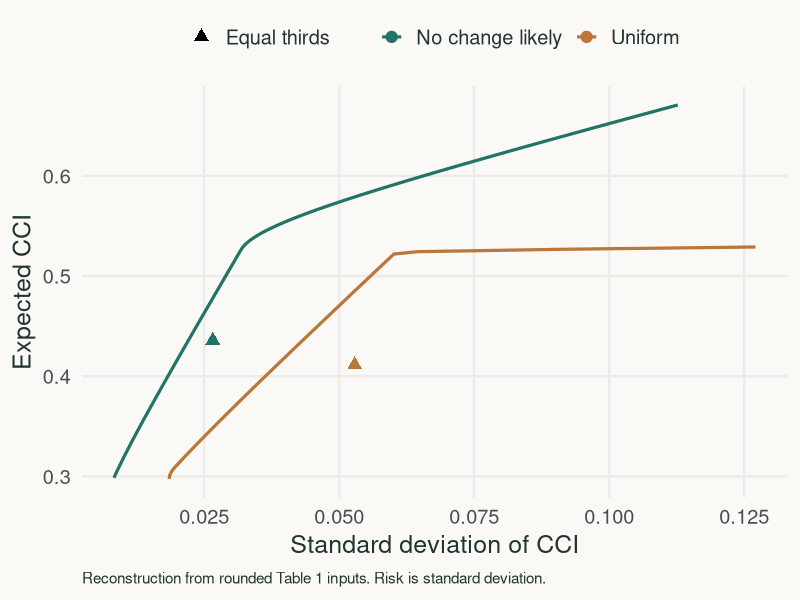
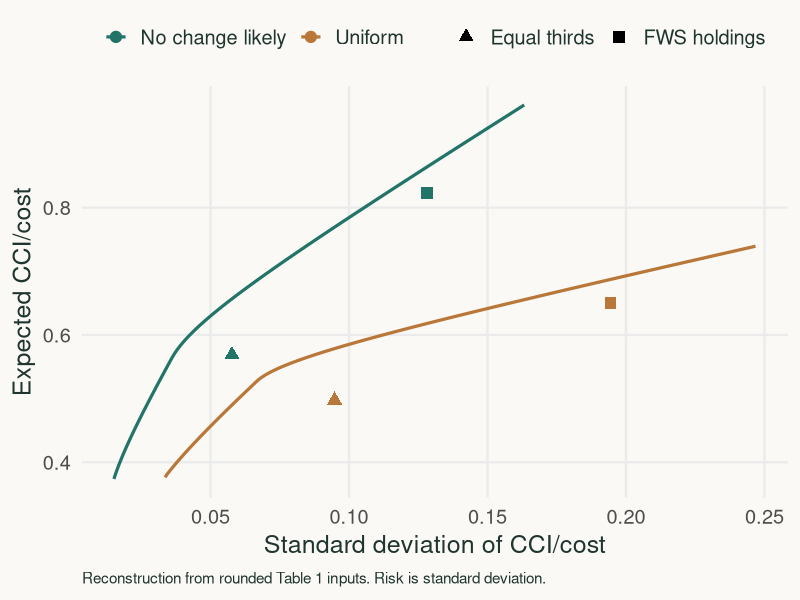
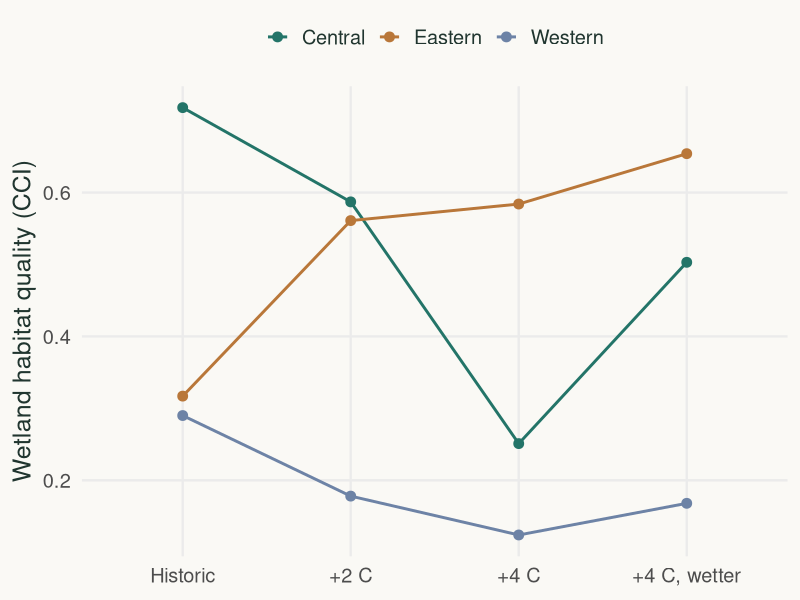
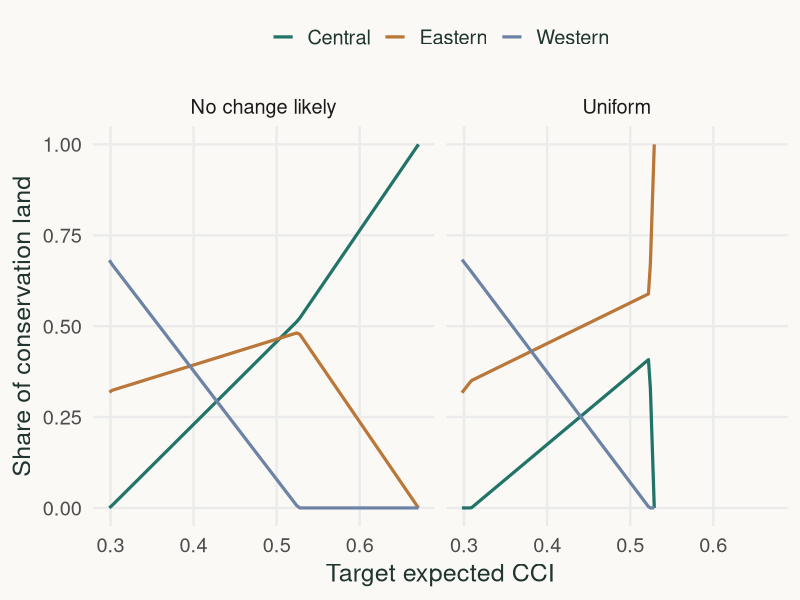

Recreate these plots in R, in order.
# Ando and Mallory (2012): conservation portfolios under climate uncertainty
# AREC 615. Run numbered sections in order in RStudio, or source this file.
# From the repository root: Rscript modules/nonlinear_programming/Ando/AM_model.R
# Dependencies: install.packages(c("nloptr", "ggplot2"))
# No downloads or file writes. Results and ggplot objects remain in memory.
#
# SOURCE: references/Ando-portfolio_design.pdf, Tables 1-2, equations 1-5.
# DOI: https://doi.org/10.1073/pnas.1114653109
# STATUS: reconstruction from rounded Table 1 inputs, NOT exact replication.
# Do not calibrate inputs to match Table 2: publication discrepancies are
# exposed in paper_audit and budget_audit below. reproduce_SI.R audits the SI
# and reproduces Figure 3 using inferred two-decimal moment rounding.
#
# Reproducibility search (2026-10-08): the paper used MATLAB R2011a frontcon.
# Publisher supplements: pnas.201114653SI.pdf (Table S1), sd01.xlsx (Dataset S1).
# https://www.pnas.org/doi/suppl/10.1073/pnas.1114653109
# No author-issued code package located. Seong Yun's later portn package
# includes an Ando-Mallory example: https://github.com/ysd2004/portn
# Its rounded moment inputs are not used here. We derive moments from outcomes.
# The supplied SI contains result tables rather than MATLAB source code.

library(nloptr)
library(ggplot2)

# 1. Read the scenario table -----------------------------------------------
# Rows are possible JOINT climate futures, not repeated annual observations.
# Columns are regions. A single climate scenario applies to all three regions.
regions <- c("Western", "Central", "Eastern")
scenarios <- c("Historic", "+2 C", "+4 C", "+4 C, wetter")
CCI <- matrix(c(
  0.290, 0.718, 0.317,
  0.178, 0.587, 0.561,
  0.124, 0.251, 0.584,
  0.168, 0.503, 0.654
), nrow = 4, byrow = TRUE, dimnames = list(scenarios, regions))

# Table 1 units: THOUSAND dollars per acre. Keep these units for Figure 3.
cost <- matrix(c(
  0.601, 0.697, 1.210,
  0.631, 0.720, 1.230,
  0.631, 0.720, 1.230,
  0.536, 0.659, 1.200
), nrow = 4, byrow = TRUE, dimnames = list(scenarios, regions))
probabilities <- list(
  "No change likely" = c(0.80, 0.10, 0.05, 0.05),
  "Uniform" = rep(0.25, 4)
)
returns <- list("CCI" = CCI, "CCI/cost" = CCI / cost)
# E[CCI/cost] generally differs from E[CCI]/E[cost]. Divide FIRST.

# 2. Calculate means and covariance ----------------------------------------
portfolio_moments <- function(R, p) {
  stopifnot(is.matrix(R), all(is.finite(R)), length(p) == nrow(R),
            all(is.finite(p)), all(p >= 0), abs(sum(p) - 1) < 1e-10)
  mu <- drop(crossprod(p, R))
  names(mu) <- colnames(R)
  deviations <- sweep(R, 2, mu, "-")
  # Population covariance under the assumed probabilities: no n-1 correction.
  Sigma <- crossprod(deviations, sweep(deviations, 1, p, "*"))
  list(mu = mu, Sigma = Sigma, R = R, p = p)
}

moments_example <- portfolio_moments(CCI, probabilities$Uniform)
moments_example$mu
moments_example$Sigma
cov2cor(moments_example$Sigma)

portfolio_outcomes <- function(w, moments) {
  mean_return <- sum(w * moments$mu)
  variance <- drop(crossprod(w, moments$Sigma %*% w))
  c(mean = mean_return, variance = variance, sd = sqrt(max(0, variance)))
}

equal_weights <- setNames(rep(1/3, 3), regions)
fws_weights <- setNames(c(0.14, 0.76, 0.10), regions) # Table 2, Fig. 3 H/I
portfolio_outcomes(equal_weights, moments_example)

# 3. Solve one constrained portfolio problem -------------------------------
# min w' Sigma w subject to sum(w)=1, mu'w=target, w>=0.
# target=NULL removes the return equality and finds global minimum variance.
# The paper's Eq. 1 prints wi>0, but its text and zero-weight results require
# wi>=0. We follow the economically meaningful, closed feasible set.
solve_portfolio <- function(moments, target = NULL) {
  mu <- moments$mu
  Sigma <- moments$Sigma
  n <- length(mu)
  # SQP supports positive semidefinite covariance, including the singular SI case.
  if (min(eigen(Sigma, symmetric = TRUE, only.values = TRUE)$values) < -1e-10)
    stop("Covariance must be positive semidefinite.")
  if (!is.null(target)) {
    stopifnot(length(target) == 1, is.finite(target))
    if (target < min(mu) - 1e-10 || target > max(mu) + 1e-10)
      stop("Expected-return target is infeasible.")
    # At either extreme, a unique best/worst region fixes the weights exactly.
    edge <- which(abs(mu - target) < 1e-12)
    if (length(edge) == 1 &&
        (abs(target - min(mu)) < 1e-12 || abs(target - max(mu)) < 1e-12)) {
      w <- setNames(rep(0, n), names(mu))
      w[edge] <- 1
      return(list(w = w, outcomes = portfolio_outcomes(w, moments),
                  target = target, fit = NULL, endpoint = TRUE))
    }
  }
  # Scale objective and return equality to make tolerances insensitive to units.
  # This leaves the allocation unchanged; reported outcomes use original units.
  variance_scale <- max(abs(Sigma))
  if (variance_scale == 0) variance_scale <- 1
  return_scale <- max(abs(mu))
  if (return_scale == 0) return_scale <- 1
  equalities <- function(w) {
    if (is.null(target)) return(sum(w) - 1)
    c(sum(w) - 1, (sum(mu * w) - target) / return_scale)
  }
  equality_jacobian <- function(w) {
    if (is.null(target)) return(matrix(1, nrow = 1, ncol = n))
    rbind(rep(1, n), mu / return_scale)
  }
  fit <- nloptr(
    x0 = rep(1/n, n), lb = rep(0, n), ub = rep(1, n),
    eval_f = function(w) drop(crossprod(w, Sigma %*% w)) / variance_scale,
    eval_grad_f = function(w) drop(2 * Sigma %*% w) / variance_scale,
    eval_g_eq = equalities, eval_jac_g_eq = equality_jacobian,
    opts = list(algorithm = "NLOPT_LD_SLSQP", xtol_rel = 1e-12,
                ftol_abs = 1e-15, tol_constraints_eq = rep(1e-10, if(is.null(target)) 1 else 2),
                maxeval = 2000)
  )
  if (!(fit$status %in% 1:4)) stop("SQP did not converge: ", fit$message)
  w <- setNames(fit$solution, names(mu))
  stopifnot(abs(sum(w) - 1) < 1e-8, min(w) > -1e-8)
  if (!is.null(target)) stopifnot(abs(sum(mu * w) - target) < 1e-8)
  list(w = w, outcomes = portfolio_outcomes(w, moments), target = target,
       fit = fit, endpoint = FALSE)
}

example_fit <- solve_portfolio(moments_example, target = 0.51)
example_fit$w
example_fit$outcomes

# 4. Trace the efficient frontier ------------------------------------------
# Only targets at/above the global minimum-variance portfolio are efficient.
# The lower branch of the equality-constrained locus is dominated.
trace_frontier <- function(moments, npoints = 100) {
  minimum <- solve_portfolio(moments)
  targets <- seq(minimum$outcomes["mean"], max(moments$mu), length.out = npoints)
  do.call(rbind, lapply(targets, function(target) {
    fit <- solve_portfolio(moments, target)
    data.frame(target = target, mean = unname(fit$outcomes["mean"]),
               sd = unname(fit$outcomes["sd"]), t(fit$w), row.names = NULL)
  }))
}

models <- list()
frontiers <- data.frame()
benchmarks <- data.frame()
for (metric in names(returns)) {
  for (belief in names(probabilities)) {
    key <- paste(metric, belief, sep = ": ")
    m <- portfolio_moments(returns[[metric]], probabilities[[belief]])
    models[[key]] <- m
    f <- trace_frontier(m)
    f$metric <- metric
    f$belief <- belief
    frontiers <- rbind(frontiers, f)
    for (name in c("Equal thirds", "FWS holdings")) {
      w <- if (name == "Equal thirds") equal_weights else fws_weights
      out <- portfolio_outcomes(w, m)
      benchmarks <- rbind(benchmarks, data.frame(metric, belief, portfolio = name,
        mean = unname(out["mean"]), sd = unname(out["sd"])))
    }
  }
}

# 5. Reconstruct Figures 2 and 3 -------------------------------------------
# These plots use Table 1 calculations, not copied published coordinates.
belief_colors <- c("No change likely" = "#237468", "Uniform" = "#b97739")
region_colors <- c(Western = "#6d83a6", Central = "#237468", Eastern = "#b97739")
ando_theme <- theme_minimal(base_size = 18) +
  theme(panel.grid.minor = element_blank(), legend.position = "top",
        plot.background = element_rect(fill = "#faf9f5", color = NA),
        panel.background = element_rect(fill = "#faf9f5", color = NA),
        text = element_text(color = "#20352f"),
        plot.caption = element_text(size = 11, hjust = 0))
frontier_plot <- function(metric_name) {
  f <- subset(frontiers, metric == metric_name)
  b <- subset(benchmarks, metric == metric_name)
  if (metric_name == "CCI") b <- subset(b, portfolio == "Equal thirds")
  ggplot(f, aes(sd, mean, color = belief)) +
    geom_path(linewidth = 1.1) +
    geom_point(data = b, aes(shape = portfolio), size = 3.5) +
    scale_color_manual(values = belief_colors) +
    scale_shape_manual(values = c("Equal thirds" = 17, "FWS holdings" = 15)) +
    labs(x = paste("Standard deviation of", metric_name),
         y = paste("Expected", metric_name), color = NULL, shape = NULL,
         caption = "Reconstruction from rounded Table 1 inputs. Risk is standard deviation.") +
    ando_theme
}
figure2 <- frontier_plot("CCI")
figure3 <- frontier_plot("CCI/cost")

weight_data <- do.call(rbind, lapply(regions, function(region) {
  data.frame(frontiers[c("target", "metric", "belief")], region,
             weight = frontiers[[region]])
}))
weights_plot <- ggplot(subset(weight_data, metric == "CCI"),
                       aes(target, weight, color = region)) +
  geom_line(linewidth = 1.1) + facet_wrap(~belief, nrow = 1) +
  scale_color_manual(values = region_colors) +
  labs(x = "Target expected CCI", y = "Share of conservation land", color = NULL) +
  ando_theme

scenario_data <- data.frame(scenario = rep(scenarios, 3),
                            region = rep(regions, each = 4), CCI = as.vector(CCI))
scenario_data$scenario <- factor(scenario_data$scenario, levels = scenarios)
scenario_plot <- ggplot(scenario_data, aes(scenario, CCI, color = region, group = region)) +
  geom_line(linewidth = 1) + geom_point(size = 3) +
  scale_color_manual(values = region_colors) +
  labs(x = NULL, y = "Wetland habitat quality (CCI)", color = NULL) + ando_theme

# 6. Quantify diversification gains ----------------------------------------
# At a benchmark's expected return, find the least possible SD.
# At its SD, find the highest feasible mean on the efficient branch.
compare_benchmark <- function(m, w, solver = solve_portfolio) {
  out <- portfolio_outcomes(w, m)
  low <- solver(m)
  # >= benchmark return: use GMV if the benchmark lies below the efficient branch.
  same_mean <- solver(m, max(out["mean"], low$outcomes["mean"]))
  top <- solver(m, max(m$mu))
  if (out["sd"] >= top$outcomes["sd"]) {
    same_risk <- top
  } else {
    target <- uniroot(function(t) solver(m, t)$outcomes["sd"] - out["sd"],
                      c(low$outcomes["mean"], max(m$mu)), tol = 1e-10)$root
    same_risk <- solver(m, target)
  }
  data.frame(benchmark_mean = out["mean"], benchmark_sd = out["sd"],
    efficient_sd = same_mean$outcomes["sd"], efficient_mean = same_risk$outcomes["mean"],
    risk_reduction_pct = 100 * (1 - same_mean$outcomes["sd"] / out["sd"]),
    benefit_gain_pct = 100 * (same_risk$outcomes["mean"] / out["mean"] - 1),
    row.names = NULL)
}
diversification <- do.call(rbind, lapply(names(models), function(key) {
  rbind(data.frame(model = key, benchmark = "Equal thirds",
                   compare_benchmark(models[[key]], equal_weights)),
        data.frame(model = key, benchmark = "FWS holdings",
                   compare_benchmark(models[[key]], fws_weights)))
}))
